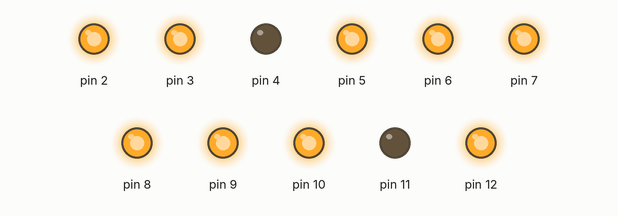
This sketch was run on a simulated Arduino Uno, built with avr-gcc and run on an emulated ATmega328P. On the bench: output pins drawn as LEDs (lit = HIGH).

Above: at 0.1 s.
At 60.0 s:
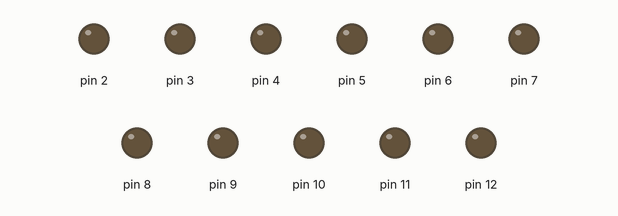
At 120.0 s:
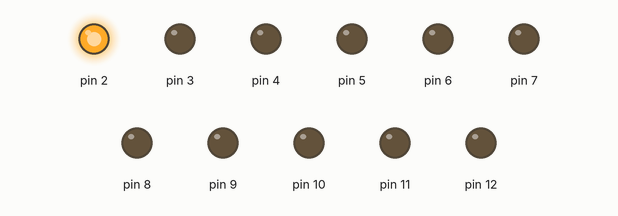
Timing chart, 0 to 121.5 s (numbered marks = the images above):
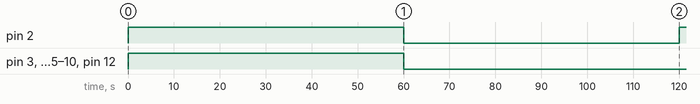

Measured:
- by itself, pin 2: LOW → HIGH at 0.00 s, → LOW 60.0 s later, → HIGH 60.0 s later
- by itself, pin 3, pin 5–7: LOW → HIGH at 0.00 s, → LOW 60.0 s later
- by itself, pin 8–10, pin 12: HIGH → LOW at 60.0 s

The sketch:

binary_clock.ino
```cpp
// (licence header left out)
int minutes = 59;
int hours = 23;

unsigned long lastUpdate; // variables used to correct minor timing errors
unsigned long waitTime;
const unsigned long M60 = 60000000; // 60 million microsenconds = 1 minute


void setup()
{

  /* Initialise pins -- set to output*/

  for(int i = 2; i < 13; i++){
    pinMode(i, OUTPUT);
  }
  minutes--;

  hour_loop(hours);

}


void loop()
{
  lastUpdate = micros();

  if(++minutes > 59)
  {

    minutes = 0;

    for(int i = 2; i < 8; i++)
      digitalWrite(i, LOW);

    if(++hours > 23)
    {
      hours = 0;

      for(int j = 8; j < 13; j++)
        digitalWrite(j, LOW);
    }
    else
      hour_loop(hours);
  }

  else
    minute_loop(minutes);

  //determine how long to wait before next loop.

  if(lastUpdate > micros()) // micros() loops back to 0 after 70 mins or so
    lastUpdate = 0;

  waitTime = M60 - micros() + lastUpdate;

  delay(waitTime / 1000);

}


void minute_loop(int mins)
{

  /* Move minutes to corresponding LED Pin(s) */

  boolean current; // should the current pin be ON?

  for(int i = 2; i < 8; i++)
  {
    current = ((mins % 2) == 1);

    digitalWrite(i, current);

    if(current)
      mins--;

    if(mins == 0)
      break;

    mins /= 2;
  }
}


void hour_loop(int hs)
{

  /* Move hours to corresponding LED pin(s) */

  boolean current;

  for(int i = 8; i < 13; i++)
  {
    current = ((hs % 2) == 1);

    digitalWrite(i, current);

    if(current)
      hs--;

    if(hs == 0)
      break;

    hs /= 2;

  }
}
```
